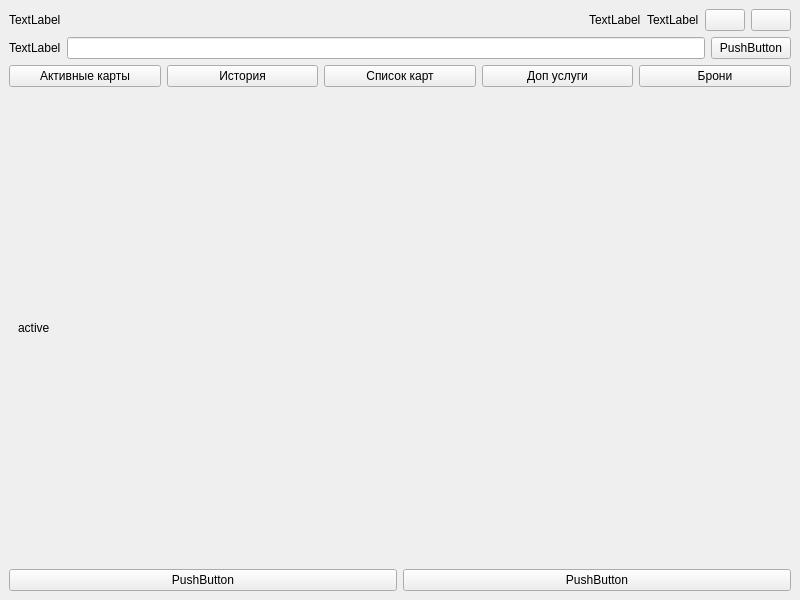
<?xml version="1.0" encoding="UTF-8"?>
<ui version="4.0">
 <class>MainWindow</class>
 <widget class="QMainWindow" name="MainWindow">
  <property name="geometry">
   <rect>
    <x>0</x>
    <y>0</y>
    <width>800</width>
    <height>600</height>
   </rect>
  </property>
  <property name="windowTitle">
   <string>MainWindow</string>
  </property>
  <widget class="QWidget" name="centralwidget">
   <layout class="QVBoxLayout" name="verticalLayout">
    <item>
     <layout class="QHBoxLayout" name="horizontalLayout_4">
      <item>
       <widget class="QLabel" name="label_programName">
        <property name="text">
         <string>TextLabel</string>
        </property>
       </widget>
      </item>
      <item>
       <spacer name="horizontalSpacer">
        <property name="orientation">
         <enum>Qt::Horizontal</enum>
        </property>
        <property name="sizeHint" stdset="0">
         <size>
          <width>40</width>
          <height>20</height>
         </size>
        </property>
       </spacer>
      </item>
      <item>
       <widget class="QLabel" name="label_activeCards">
        <property name="text">
         <string>TextLabel</string>
        </property>
       </widget>
      </item>
      <item>
       <widget class="QLabel" name="label_activeCardsNumber">
        <property name="text">
         <string>TextLabel</string>
        </property>
       </widget>
      </item>
      <item>
       <widget class="QPushButton" name="pushButton_notifications">
        <property name="text">
         <string/>
        </property>
        <property name="icon">
         <iconset resource="../res/res.qrc">
          <normaloff>:/icons/bell.svg</normaloff>:/icons/bell.svg</iconset>
        </property>
       </widget>
      </item>
      <item>
       <widget class="QPushButton" name="pushButton_settings">
        <property name="text">
         <string/>
        </property>
        <property name="icon">
         <iconset resource="../res/res.qrc">
          <normaloff>:/icons/cogwheel.svg</normaloff>:/icons/cogwheel.svg</iconset>
        </property>
       </widget>
      </item>
     </layout>
    </item>
    <item>
     <layout class="QHBoxLayout" name="horizontalLayout_2">
      <item>
       <widget class="QLabel" name="label">
        <property name="text">
         <string>TextLabel</string>
        </property>
       </widget>
      </item>
      <item>
       <widget class="QLineEdit" name="lineEdit"/>
      </item>
      <item>
       <widget class="QPushButton" name="pushButton_5">
        <property name="text">
         <string>PushButton</string>
        </property>
       </widget>
      </item>
     </layout>
    </item>
    <item>
     <layout class="QHBoxLayout" name="horizontalLayout">
      <item>
       <widget class="QPushButton" name="pushButton_activeCards">
        <property name="text">
         <string>Активные карты</string>
        </property>
       </widget>
      </item>
      <item>
       <widget class="QPushButton" name="pushButton_history">
        <property name="text">
         <string>История</string>
        </property>
       </widget>
      </item>
      <item>
       <widget class="QPushButton" name="pushButton_allCards">
        <property name="text">
         <string>Список карт</string>
        </property>
       </widget>
      </item>
      <item>
       <widget class="QPushButton" name="pushButton_extraServices">
        <property name="text">
         <string>Доп услуги</string>
        </property>
       </widget>
      </item>
      <item>
       <widget class="QPushButton" name="pushButton_reservations">
        <property name="text">
         <string>Брони</string>
        </property>
       </widget>
      </item>
     </layout>
    </item>
    <item>
     <widget class="QStackedWidget" name="stackedWidget">
      <widget class="QWidget" name="page_activeCards">
       <layout class="QHBoxLayout" name="horizontalLayout_5">
        <item>
         <widget class="QLabel" name="label_2">
          <property name="text">
           <string>active</string>
          </property>
         </widget>
        </item>
       </layout>
      </widget>
      <widget class="QWidget" name="page_history">
       <widget class="QLabel" name="label_3">
        <property name="geometry">
         <rect>
          <x>590</x>
          <y>110</y>
          <width>66</width>
          <height>17</height>
         </rect>
        </property>
        <property name="text">
         <string>History</string>
        </property>
       </widget>
      </widget>
      <widget class="QWidget" name="page_extraServices">
       <widget class="QLabel" name="label_4">
        <property name="geometry">
         <rect>
          <x>480</x>
          <y>210</y>
          <width>66</width>
          <height>17</height>
         </rect>
        </property>
        <property name="text">
         <string>Extra</string>
        </property>
       </widget>
      </widget>
      <widget class="QWidget" name="page_allCards">
       <widget class="QLabel" name="label_5">
        <property name="geometry">
         <rect>
          <x>470</x>
          <y>130</y>
          <width>66</width>
          <height>17</height>
         </rect>
        </property>
        <property name="text">
         <string>all</string>
        </property>
       </widget>
      </widget>
     </widget>
    </item>
    <item>
     <layout class="QHBoxLayout" name="horizontalLayout_3">
      <item>
       <widget class="QPushButton" name="pushButton_6">
        <property name="text">
         <string>PushButton</string>
        </property>
       </widget>
      </item>
      <item>
       <widget class="QPushButton" name="pushButton_7">
        <property name="text">
         <string>PushButton</string>
        </property>
       </widget>
      </item>
     </layout>
    </item>
   </layout>
  </widget>
 </widget>
 <resources>
  <include location="../res/res.qrc"/>
 </resources>
 <connections/>
</ui>
